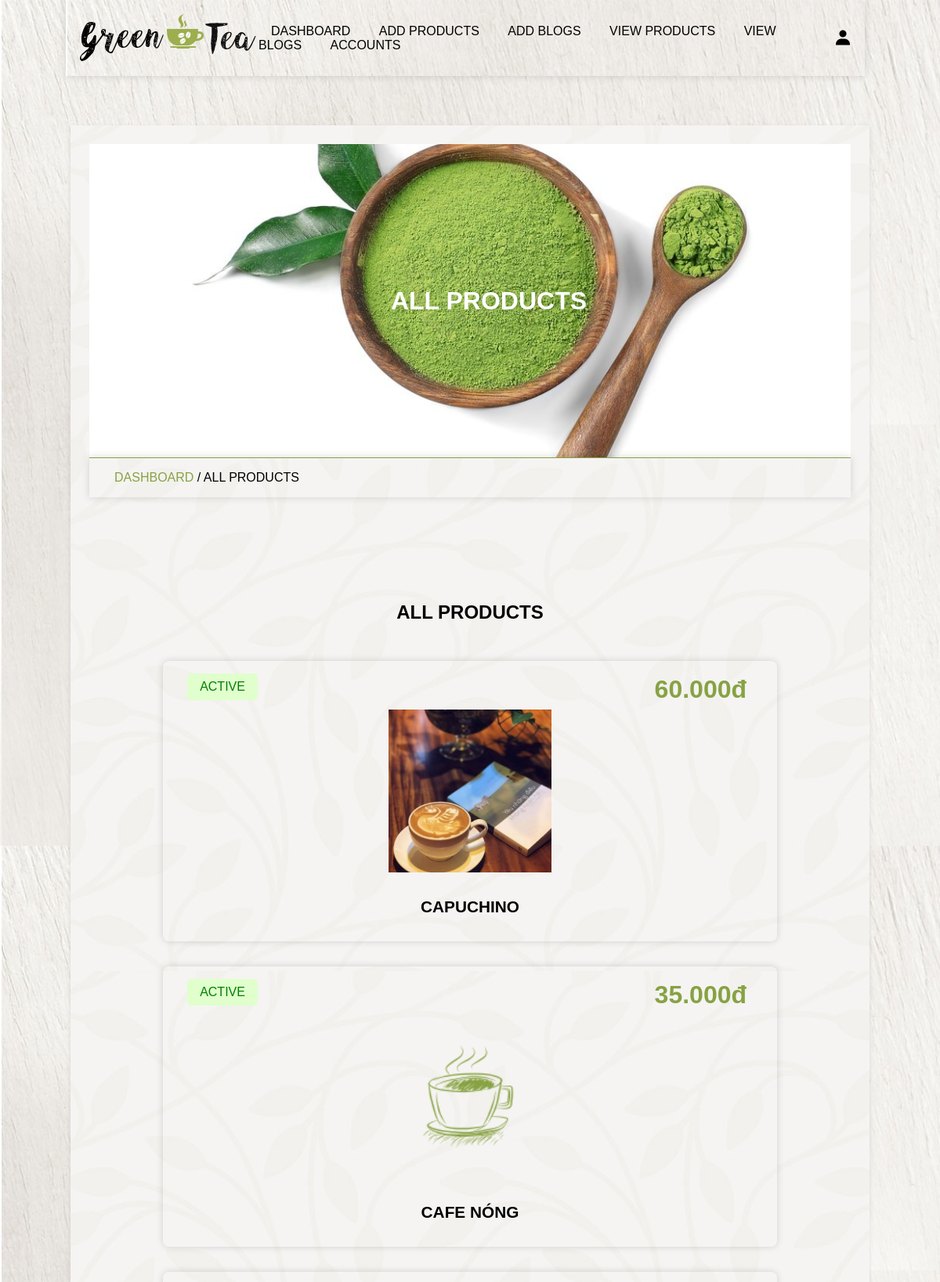
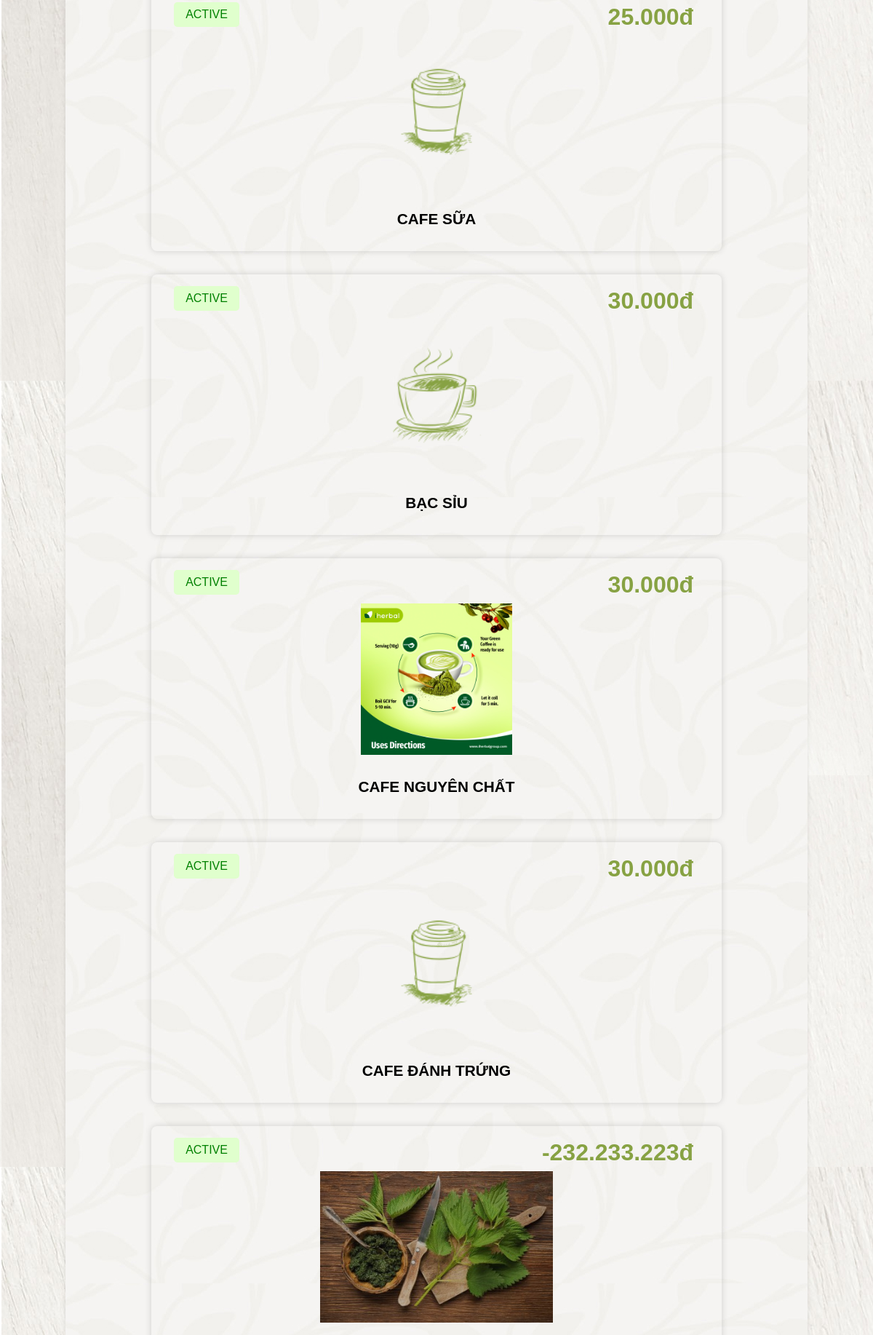
Screenshot of /admin_view_product01.php (signed in, upper part) with the database file from the repository (2 pictures, top to bottom).
### tables this page shows
CREATE TABLE `products` (
  `id` varchar(20) NOT NULL,
  `name` varchar(250) NOT NULL,
  `price` int(50) NOT NULL,
  `image` varchar(255) NOT NULL,
  `product_detail` varchar(1000) NOT NULL,
  `status` varchar(100) NOT NULL
);

### admin_view_product01.php (the view, shortened to what this page needs)
<?php
include 'connect.php';
?>
<!DOCTYPE html>
<html lang="en">
<head>
<link href='https://unpkg.com/boxicons@2.1.4/css/boxicons.min.css' rel='stylesheet'>
<link rel ="stylesheet" type = "text/css" href="backend.css?v=<?php echo time(); ?>">
</head>
<body>
    <?php include 'admin_header.php'; ?>
    <div class = "main">
        <div class = "banner">
            <h1>all products</h1>
        </div>
        <div class = "title2">
            <a href="dashboard.php">dashboard</a><span> / all products</span>
        </div>
        <section class = "show-post">
            <h1 class = "heading">all products</h1>
            <div class = "box-container">
                <?php
                    $select_products = $conn->prepare("select * from `products` where status = ? ");
                    $status_products = 'active';
                    $select_products->execute([$status_products]);
                    if($select_products->rowCount() > 0){
                        while($fetch_products = $select_products->fetch(PDO::FETCH_ASSOC)){
                ?>
                <form action="" method = "post" class = "box">
                    <?php if($fetch_products['image'] != ''){?>
                        <img src="img/<?= $fetch_products['image']; ?>" alt="" class = "image">
                    <?php } ?>
                    <div class = "status" style="color: <?php if($fetch_products['status']=='active'){echo "green";}else{echo "red";} ?>;"><?= $fetch_products['status']; ?></div>
                    <div class="price"><?= number_format($fetch_products['price'], 0, ',', '.'); ?>đ</div>
                    <div class = "title"><?= $fetch_products['name']; ?></div>
                </form>
                <?php
                        }
                    }else{
                        echo '<div class = "empty">
                                <p>no product added yet!</p>
                            </div>';
                    }
                ?>
            </div>
        </section>
    </div>
</body>
</html>

### backend.css (style rules this page uses)
* { margin: 0; padding: 0; box-sizing: border-box; }
:root { --green: #87a243; --light-green: #e0ffcd; --box-shadow: 0 0 10px rgba(0 0 0/15%); }
html { font-size: 16px; -ms-overflow-style: scrollbar; -webkkit-tap-highlight-color: transparent; font-family: sans-serif; --ms-text-size-adjust: 100%; -webkit-text-size-djust: 100%; }
body { background-image: url('img/body-bg.jpg'); width: 100%; }
.main { width: 85vw; background: url('img/bg.jpg'); box-shadow: 0 2px 6px 0 rgb(0 0 0 / 10%); margin: 1rem auto; margin-top: 10rem; padding: 2%; }
a { text-decoration: none; }
.box-container { display: grid; grid-template-columns: repeat(auto-fit, minmax(30rem, 1fr)); align-items: center; justify-content: center; }
.box-container .box { margin: 1rem; }
.heading { text-align: center; text-transform: uppercase; padding: 1rem; margin-bottom: 1rem; }
section, .post-editor { width: 75 vw; min-height: 100vh; border-radius: 10px; padding: 4%; margin: 8% 4%; margin-bottom: 2%; }
.banner { background-image: url('img/banner.jpg'); background-size: cover; background-position: center; background-color: var(--green); width: 100%; height: 50vh; text-align: center; display: flex; justify-content: center; align-items: center; }
.banner h1 { text-transform: uppercase; color: #fff; margin-left: 3rem; }
.title2 { border-top: 1px solid var(--green); padding: 1rem 2rem; text-transform: uppercase; box-shadow: var(--box-shadow); }
.title2 a { color: var(--green); }
.show-post .box-container .box { position: relative; margin: 1rem; min-height: 20vh; box-shadow: var(--box-shadow); padding: 1rem; border-radius: .5rem; }
.show-post .box-container .box .image { width: 100%; height: 15rem; object-fit: contain; padding: 1rem; margin: 1rem 0; margin-top: 30px; }
.show-post .box-container .box .status { position: absolute; left: 4%; text-transform: uppercase; font-size: 1rem; margin-bottom: 1rem; padding: .5rem 1rem; border-radius: .3rem; display: inline-block; margin-bottom: 1rem; background: var(--light-green); }
.show-post .box-container .box .price { position: absolute; right: 5%; top: 5%; font-size: 2rem; font-weight: bold; color: var(--green); }
.show-post .box-container .box .title { font-size: 1.3rem; text-transform: uppercase; font-weight: bold; margin-bottom: 1rem; text-align: center; }

### rows the page displays
products: image (picture), status "ACTIVE", price "60.000", name "CAPUCHINO"
products: image (picture), status "ACTIVE", price "35.000", name "CAFE NÓNG"
products: image (picture), status "ACTIVE", price "25.000", name "CAFE SỮA"
products: image (picture), status "ACTIVE", price "30.000", name "BẠC SỈU"
products: image (picture), status "ACTIVE", price "30.000", name "CAFE NGUYÊN CHẤT"
products: image (picture), status "ACTIVE", price "30.000", name "CAFE ĐÁNH TRỨNG"
products: image (picture), status "ACTIVE", price "-232.233.223"
